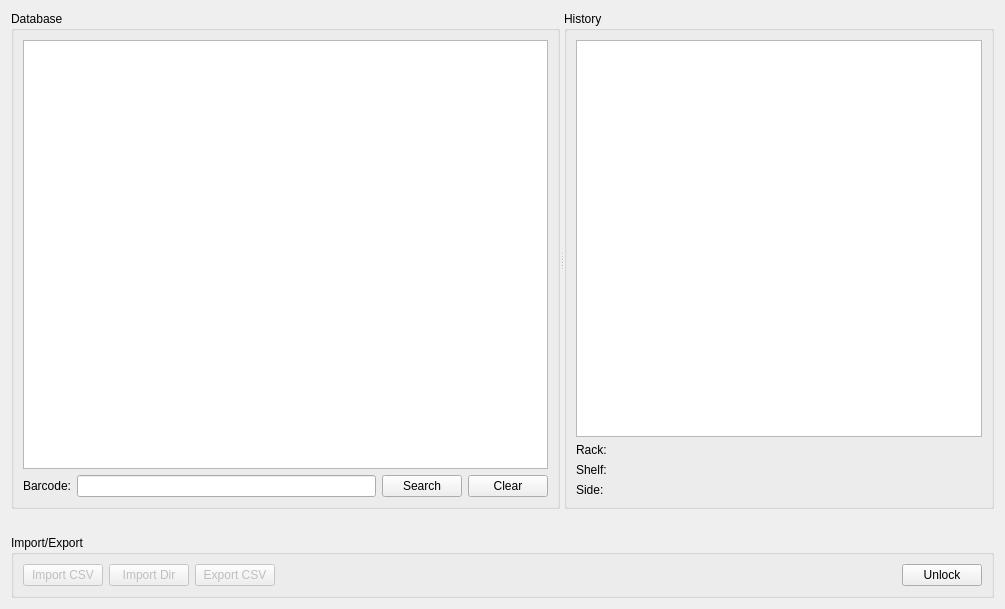
<?xml version="1.0" encoding="UTF-8"?>
<ui version="4.0">
 <class>QDataUI</class>
 <widget class="QWidget" name="QDataUI">
  <property name="geometry">
   <rect>
    <x>0</x>
    <y>0</y>
    <width>1005</width>
    <height>609</height>
   </rect>
  </property>
  <property name="windowTitle">
   <string>Form</string>
  </property>
  <layout class="QVBoxLayout" name="verticalLayout">
   <item>
    <widget class="QSplitter" name="splitter">
     <property name="sizePolicy">
      <sizepolicy hsizetype="Expanding" vsizetype="Expanding">
       <horstretch>0</horstretch>
       <verstretch>0</verstretch>
      </sizepolicy>
     </property>
     <property name="orientation">
      <enum>Qt::Horizontal</enum>
     </property>
     <widget class="QGroupBox" name="groupBox">
      <property name="title">
       <string>Database</string>
      </property>
      <layout class="QVBoxLayout" name="verticalLayout_2">
       <item>
        <widget class="QTableView" name="dbView">
         <property name="editTriggers">
          <set>QAbstractItemView::NoEditTriggers</set>
         </property>
         <property name="alternatingRowColors">
          <bool>true</bool>
         </property>
         <property name="selectionMode">
          <enum>QAbstractItemView::SingleSelection</enum>
         </property>
         <property name="selectionBehavior">
          <enum>QAbstractItemView::SelectRows</enum>
         </property>
         <property name="sortingEnabled">
          <bool>true</bool>
         </property>
        </widget>
       </item>
       <item>
        <layout class="QHBoxLayout" name="horizontalLayout_3">
         <item>
          <widget class="QLabel" name="label_2">
           <property name="text">
            <string>Barcode:</string>
           </property>
          </widget>
         </item>
         <item>
          <widget class="QLineEdit" name="barcodeEdit"/>
         </item>
         <item>
          <widget class="QPushButton" name="searchButton">
           <property name="text">
            <string>Search</string>
           </property>
          </widget>
         </item>
         <item>
          <widget class="QPushButton" name="clearButton">
           <property name="text">
            <string>Clear</string>
           </property>
          </widget>
         </item>
        </layout>
       </item>
      </layout>
     </widget>
     <widget class="QGroupBox" name="groupBox_2">
      <property name="title">
       <string>History</string>
      </property>
      <layout class="QVBoxLayout" name="verticalLayout_3">
       <item>
        <widget class="QListView" name="historyView"/>
       </item>
       <item>
        <layout class="QFormLayout" name="formLayout">
         <item row="2" column="0">
          <widget class="QLabel" name="label">
           <property name="text">
            <string>Side:</string>
           </property>
          </widget>
         </item>
         <item row="2" column="1">
          <widget class="QLabel" name="sideLabel">
           <property name="text">
            <string/>
           </property>
          </widget>
         </item>
         <item row="1" column="0">
          <widget class="QLabel" name="label_3">
           <property name="text">
            <string>Shelf:</string>
           </property>
          </widget>
         </item>
         <item row="1" column="1">
          <widget class="QLabel" name="shelfLabel">
           <property name="text">
            <string/>
           </property>
          </widget>
         </item>
         <item row="0" column="0">
          <widget class="QLabel" name="label_5">
           <property name="text">
            <string>Rack:</string>
           </property>
          </widget>
         </item>
         <item row="0" column="1">
          <widget class="QLabel" name="rackLabel">
           <property name="text">
            <string/>
           </property>
          </widget>
         </item>
        </layout>
       </item>
      </layout>
     </widget>
    </widget>
   </item>
   <item>
    <layout class="QHBoxLayout" name="horizontalLayout_5">
     <item>
      <widget class="QLabel" name="left">
       <property name="enabled">
        <bool>true</bool>
       </property>
       <property name="text">
        <string/>
       </property>
       <property name="pixmap">
        <pixmap>left-arrow.png</pixmap>
       </property>
       <property name="scaledContents">
        <bool>false</bool>
       </property>
       <property name="alignment">
        <set>Qt::AlignCenter</set>
       </property>
      </widget>
     </item>
     <item>
      <widget class="QLabel" name="right">
       <property name="enabled">
        <bool>true</bool>
       </property>
       <property name="text">
        <string/>
       </property>
       <property name="pixmap">
        <pixmap>right-arrow.png</pixmap>
       </property>
       <property name="scaledContents">
        <bool>false</bool>
       </property>
       <property name="alignment">
        <set>Qt::AlignCenter</set>
       </property>
      </widget>
     </item>
    </layout>
   </item>
   <item>
    <layout class="QHBoxLayout" name="horizontalLayout">
     <item>
      <widget class="QGroupBox" name="exportImportGroup">
       <property name="title">
        <string>Import/Export</string>
       </property>
       <layout class="QHBoxLayout" name="horizontalLayout_2">
        <item>
         <widget class="QPushButton" name="importCsvButton">
          <property name="enabled">
           <bool>false</bool>
          </property>
          <property name="text">
           <string>Import CSV</string>
          </property>
         </widget>
        </item>
        <item>
         <widget class="QPushButton" name="importDirButton">
          <property name="enabled">
           <bool>false</bool>
          </property>
          <property name="text">
           <string>Import Dir</string>
          </property>
         </widget>
        </item>
        <item>
         <widget class="QPushButton" name="exportCSVButton">
          <property name="enabled">
           <bool>false</bool>
          </property>
          <property name="text">
           <string>Export CSV</string>
          </property>
         </widget>
        </item>
        <item>
         <spacer name="horizontalSpacer">
          <property name="orientation">
           <enum>Qt::Horizontal</enum>
          </property>
          <property name="sizeHint" stdset="0">
           <size>
            <width>40</width>
            <height>20</height>
           </size>
          </property>
         </spacer>
        </item>
        <item>
         <widget class="QPushButton" name="unlockButton">
          <property name="text">
           <string>Unlock</string>
          </property>
         </widget>
        </item>
       </layout>
      </widget>
     </item>
    </layout>
   </item>
  </layout>
 </widget>
 <resources/>
 <connections/>
</ui>
